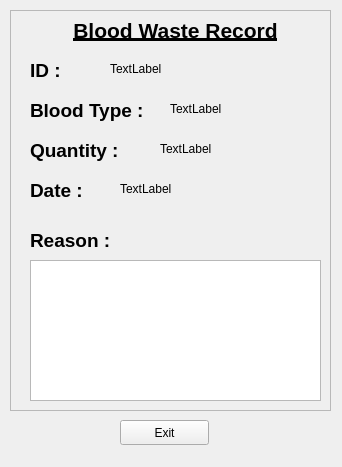
<?xml version="1.0" encoding="UTF-8"?>
<ui version="4.0">
 <class>bloodwasteReciept</class>
 <widget class="QWidget" name="bloodwasteReciept">
  <property name="windowModality">
   <enum>Qt::ApplicationModal</enum>
  </property>
  <property name="geometry">
   <rect>
    <x>0</x>
    <y>0</y>
    <width>342</width>
    <height>467</height>
   </rect>
  </property>
  <property name="windowTitle">
   <string>Record</string>
  </property>
  <widget class="QFrame" name="frame">
   <property name="geometry">
    <rect>
     <x>10</x>
     <y>10</y>
     <width>321</width>
     <height>401</height>
    </rect>
   </property>
   <property name="frameShape">
    <enum>QFrame::StyledPanel</enum>
   </property>
   <property name="frameShadow">
    <enum>QFrame::Raised</enum>
   </property>
   <widget class="QLabel" name="bloodBillingLabel">
    <property name="geometry">
     <rect>
      <x>20</x>
      <y>-10</y>
      <width>291</width>
      <height>61</height>
     </rect>
    </property>
    <property name="styleSheet">
     <string notr="true">font-size:14pt;
font-weight: bold;</string>
    </property>
    <property name="text">
     <string>&lt;html&gt;&lt;head/&gt;&lt;body&gt;&lt;p align=&quot;center&quot;&gt;&lt;span style=&quot; font-size:16pt; text-decoration: underline;&quot;&gt;Blood Waste Record&lt;/span&gt;&lt;/p&gt;&lt;/body&gt;&lt;/html&gt;</string>
    </property>
   </widget>
   <widget class="QLabel" name="bloodTypeLabel">
    <property name="geometry">
     <rect>
      <x>20</x>
      <y>80</y>
      <width>151</width>
      <height>41</height>
     </rect>
    </property>
    <property name="styleSheet">
     <string notr="true">font-size:14pt;
font-weight: bold;</string>
    </property>
    <property name="text">
     <string>&lt;html&gt;&lt;head/&gt;&lt;body&gt;&lt;p&gt;Blood Type :&lt;/p&gt;&lt;/body&gt;&lt;/html&gt;</string>
    </property>
   </widget>
   <widget class="QLabel" name="quantityLabel">
    <property name="geometry">
     <rect>
      <x>20</x>
      <y>120</y>
      <width>151</width>
      <height>41</height>
     </rect>
    </property>
    <property name="styleSheet">
     <string notr="true">font-size:14pt;
font-weight: bold;</string>
    </property>
    <property name="text">
     <string>&lt;html&gt;&lt;head/&gt;&lt;body&gt;&lt;p&gt;Quantity :&lt;/p&gt;&lt;/body&gt;&lt;/html&gt;</string>
    </property>
   </widget>
   <widget class="QLabel" name="reasonLabel">
    <property name="geometry">
     <rect>
      <x>20</x>
      <y>210</y>
      <width>151</width>
      <height>41</height>
     </rect>
    </property>
    <property name="styleSheet">
     <string notr="true">font-size:14pt;
font-weight: bold;</string>
    </property>
    <property name="text">
     <string>&lt;html&gt;&lt;head/&gt;&lt;body&gt;&lt;p&gt;Reason : &lt;/p&gt;&lt;/body&gt;&lt;/html&gt;</string>
    </property>
   </widget>
   <widget class="QTextBrowser" name="reason">
    <property name="geometry">
     <rect>
      <x>20</x>
      <y>250</y>
      <width>291</width>
      <height>141</height>
     </rect>
    </property>
   </widget>
   <widget class="QLabel" name="quantity">
    <property name="geometry">
     <rect>
      <x>150</x>
      <y>130</y>
      <width>151</width>
      <height>17</height>
     </rect>
    </property>
    <property name="text">
     <string>TextLabel</string>
    </property>
   </widget>
   <widget class="QLabel" name="bloodtype">
    <property name="geometry">
     <rect>
      <x>160</x>
      <y>90</y>
      <width>67</width>
      <height>17</height>
     </rect>
    </property>
    <property name="text">
     <string>TextLabel</string>
    </property>
   </widget>
   <widget class="QLabel" name="idLabel">
    <property name="geometry">
     <rect>
      <x>20</x>
      <y>40</y>
      <width>51</width>
      <height>41</height>
     </rect>
    </property>
    <property name="styleSheet">
     <string notr="true">font-size:14pt;
font-weight: bold;</string>
    </property>
    <property name="text">
     <string>&lt;html&gt;&lt;head/&gt;&lt;body&gt;&lt;p&gt;ID :&lt;/p&gt;&lt;/body&gt;&lt;/html&gt;</string>
    </property>
   </widget>
   <widget class="QLabel" name="id">
    <property name="geometry">
     <rect>
      <x>100</x>
      <y>50</y>
      <width>67</width>
      <height>17</height>
     </rect>
    </property>
    <property name="text">
     <string>TextLabel</string>
    </property>
   </widget>
   <widget class="QLabel" name="dateLabel">
    <property name="geometry">
     <rect>
      <x>20</x>
      <y>160</y>
      <width>81</width>
      <height>41</height>
     </rect>
    </property>
    <property name="styleSheet">
     <string notr="true">font-size:14pt;
font-weight: bold;</string>
    </property>
    <property name="text">
     <string>&lt;html&gt;&lt;head/&gt;&lt;body&gt;&lt;p&gt;Date :&lt;/p&gt;&lt;/body&gt;&lt;/html&gt;</string>
    </property>
   </widget>
   <widget class="QLabel" name="date">
    <property name="geometry">
     <rect>
      <x>110</x>
      <y>170</y>
      <width>151</width>
      <height>17</height>
     </rect>
    </property>
    <property name="text">
     <string>TextLabel</string>
    </property>
   </widget>
  </widget>
  <widget class="QPushButton" name="exitbutton">
   <property name="geometry">
    <rect>
     <x>120</x>
     <y>420</y>
     <width>89</width>
     <height>25</height>
    </rect>
   </property>
   <property name="text">
    <string>Exit</string>
   </property>
  </widget>
 </widget>
 <resources/>
 <connections/>
</ui>
